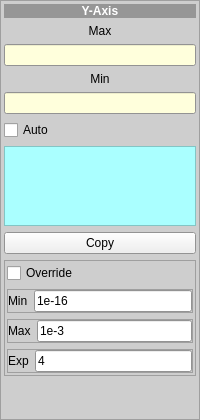
    <widget class="QFrame" name="frame_10">
     <property name="minimumSize">
      <size>
       <width>100</width>
       <height>0</height>
      </size>
     </property>
     <property name="palette">
      <palette>
       <active>
        <colorrole role="Base">
         <brush brushstyle="SolidPattern">
          <color alpha="255">
           <red>255</red>
           <green>255</green>
           <blue>255</blue>
          </color>
         </brush>
        </colorrole>
        <colorrole role="Window">
         <brush brushstyle="SolidPattern">
          <color alpha="255">
           <red>206</red>
           <green>206</green>
           <blue>206</blue>
          </color>
         </brush>
        </colorrole>
       </active>
       <inactive>
        <colorrole role="Base">
         <brush brushstyle="SolidPattern">
          <color alpha="255">
           <red>255</red>
           <green>255</green>
           <blue>255</blue>
          </color>
         </brush>
        </colorrole>
        <colorrole role="Window">
         <brush brushstyle="SolidPattern">
          <color alpha="255">
           <red>206</red>
           <green>206</green>
           <blue>206</blue>
          </color>
         </brush>
        </colorrole>
       </inactive>
       <disabled>
        <colorrole role="Base">
         <brush brushstyle="SolidPattern">
          <color alpha="255">
           <red>206</red>
           <green>206</green>
           <blue>206</blue>
          </color>
         </brush>
        </colorrole>
        <colorrole role="Window">
         <brush brushstyle="SolidPattern">
          <color alpha="255">
           <red>206</red>
           <green>206</green>
           <blue>206</blue>
          </color>
         </brush>
        </colorrole>
       </disabled>
      </palette>
     </property>
     <property name="autoFillBackground">
      <bool>true</bool>
     </property>
     <property name="frameShape">
      <enum>QFrame::StyledPanel</enum>
     </property>
     <property name="frameShadow">
      <enum>QFrame::Raised</enum>
     </property>
     <layout class="QVBoxLayout" name="verticalLayout">
      <property name="leftMargin">
       <number>3</number>
      </property>
      <property name="topMargin">
       <number>3</number>
      </property>
      <property name="rightMargin">
       <number>3</number>
      </property>
      <property name="bottomMargin">
       <number>3</number>
      </property>
      <item>
       <widget class="QLabel" name="label_47">
        <property name="palette">
         <palette>
          <active>
           <colorrole role="WindowText">
            <brush brushstyle="SolidPattern">
             <color alpha="255">
              <red>255</red>
              <green>255</green>
              <blue>255</blue>
             </color>
            </brush>
           </colorrole>
           <colorrole role="Base">
            <brush brushstyle="SolidPattern">
             <color alpha="255">
              <red>255</red>
              <green>255</green>
              <blue>255</blue>
             </color>
            </brush>
           </colorrole>
           <colorrole role="Window">
            <brush brushstyle="SolidPattern">
             <color alpha="255">
              <red>150</red>
              <green>150</green>
              <blue>150</blue>
             </color>
            </brush>
           </colorrole>
          </active>
          <inactive>
           <colorrole role="WindowText">
            <brush brushstyle="SolidPattern">
             <color alpha="255">
              <red>255</red>
              <green>255</green>
              <blue>255</blue>
             </color>
            </brush>
           </colorrole>
           <colorrole role="Base">
            <brush brushstyle="SolidPattern">
             <color alpha="255">
              <red>255</red>
              <green>255</green>
              <blue>255</blue>
             </color>
            </brush>
           </colorrole>
           <colorrole role="Window">
            <brush brushstyle="SolidPattern">
             <color alpha="255">
              <red>150</red>
              <green>150</green>
              <blue>150</blue>
             </color>
            </brush>
           </colorrole>
          </inactive>
          <disabled>
           <colorrole role="WindowText">
            <brush brushstyle="SolidPattern">
             <color alpha="255">
              <red>120</red>
              <green>120</green>
              <blue>120</blue>
             </color>
            </brush>
           </colorrole>
           <colorrole role="Base">
            <brush brushstyle="SolidPattern">
             <color alpha="255">
              <red>150</red>
              <green>150</green>
              <blue>150</blue>
             </color>
            </brush>
           </colorrole>
           <colorrole role="Window">
            <brush brushstyle="SolidPattern">
             <color alpha="255">
              <red>150</red>
              <green>150</green>
              <blue>150</blue>
             </color>
            </brush>
           </colorrole>
          </disabled>
         </palette>
        </property>
        <property name="font">
         <font>
          <weight>75</weight>
          <bold>true</bold>
         </font>
        </property>
        <property name="autoFillBackground">
         <bool>true</bool>
        </property>
        <property name="text">
         <string>  Y-Axis  </string>
        </property>
        <property name="alignment">
         <set>Qt::AlignCenter</set>
        </property>
       </widget>
      </item>
      <item>
       <widget class="QLabel" name="label_48">
        <property name="text">
         <string>Max</string>
        </property>
        <property name="alignment">
         <set>Qt::AlignCenter</set>
        </property>
       </widget>
      </item>
      <item>
       <widget class="QLineEdit" name="lineEdit_td_ymax">
        <property name="palette">
         <palette>
          <active>
           <colorrole role="Base">
            <brush brushstyle="SolidPattern">
             <color alpha="255">
              <red>255</red>
              <green>255</green>
              <blue>220</blue>
             </color>
            </brush>
           </colorrole>
          </active>
          <inactive>
           <colorrole role="Base">
            <brush brushstyle="SolidPattern">
             <color alpha="255">
              <red>255</red>
              <green>255</green>
              <blue>220</blue>
             </color>
            </brush>
           </colorrole>
          </inactive>
          <disabled>
           <colorrole role="Base">
            <brush brushstyle="SolidPattern">
             <color alpha="255">
              <red>240</red>
              <green>240</green>
              <blue>240</blue>
             </color>
            </brush>
           </colorrole>
          </disabled>
         </palette>
        </property>
       </widget>
      </item>
      <item>
       <widget class="QLabel" name="label_49">
        <property name="text">
         <string>Min</string>
        </property>
        <property name="alignment">
         <set>Qt::AlignCenter</set>
        </property>
       </widget>
      </item>
      <item>
       <widget class="QLineEdit" name="lineEdit_td_ymin">
        <property name="palette">
         <palette>
          <active>
           <colorrole role="Base">
            <brush brushstyle="SolidPattern">
             <color alpha="255">
              <red>255</red>
              <green>255</green>
              <blue>220</blue>
             </color>
            </brush>
           </colorrole>
          </active>
          <inactive>
           <colorrole role="Base">
            <brush brushstyle="SolidPattern">
             <color alpha="255">
              <red>255</red>
              <green>255</green>
              <blue>220</blue>
             </color>
            </brush>
           </colorrole>
          </inactive>
          <disabled>
           <colorrole role="Base">
            <brush brushstyle="SolidPattern">
             <color alpha="255">
              <red>240</red>
              <green>240</green>
              <blue>240</blue>
             </color>
            </brush>
           </colorrole>
          </disabled>
         </palette>
        </property>
       </widget>
      </item>
      <item>
       <widget class="QCheckBox" name="checkBox_td_yauto">
        <property name="text">
         <string>Auto</string>
        </property>
       </widget>
      </item>
      <item>
       <widget class="QFrame" name="frame_meas_td">
        <property name="palette">
         <palette>
          <active>
           <colorrole role="Base">
            <brush brushstyle="SolidPattern">
             <color alpha="255">
              <red>255</red>
              <green>255</green>
              <blue>255</blue>
             </color>
            </brush>
           </colorrole>
           <colorrole role="Window">
            <brush brushstyle="SolidPattern">
             <color alpha="255">
              <red>170</red>
              <green>255</green>
              <blue>255</blue>
             </color>
            </brush>
           </colorrole>
          </active>
          <inactive>
           <colorrole role="Base">
            <brush brushstyle="SolidPattern">
             <color alpha="255">
              <red>255</red>
              <green>255</green>
              <blue>255</blue>
             </color>
            </brush>
           </colorrole>
           <colorrole role="Window">
            <brush brushstyle="SolidPattern">
             <color alpha="255">
              <red>170</red>
              <green>255</green>
              <blue>255</blue>
             </color>
            </brush>
           </colorrole>
          </inactive>
          <disabled>
           <colorrole role="Base">
            <brush brushstyle="SolidPattern">
             <color alpha="255">
              <red>170</red>
              <green>255</green>
              <blue>255</blue>
             </color>
            </brush>
           </colorrole>
           <colorrole role="Window">
            <brush brushstyle="SolidPattern">
             <color alpha="255">
              <red>170</red>
              <green>255</green>
              <blue>255</blue>
             </color>
            </brush>
           </colorrole>
          </disabled>
         </palette>
        </property>
        <property name="autoFillBackground">
         <bool>true</bool>
        </property>
        <property name="frameShape">
         <enum>QFrame::StyledPanel</enum>
        </property>
        <property name="frameShadow">
         <enum>QFrame::Raised</enum>
        </property>
        <layout class="QVBoxLayout" name="verticalLayout_3">
         <property name="leftMargin">
          <number>2</number>
         </property>
         <property name="topMargin">
          <number>2</number>
         </property>
         <property name="rightMargin">
          <number>2</number>
         </property>
         <property name="bottomMargin">
          <number>2</number>
         </property>
         <item>
          <widget class="QLabel" name="label_s0_td">
           <property name="text">
            <string/>
           </property>
           <property name="alignment">
            <set>Qt::AlignCenter</set>
           </property>
          </widget>
         </item>
         <item>
          <widget class="QLabel" name="label_s1_td">
           <property name="text">
            <string/>
           </property>
           <property name="alignment">
            <set>Qt::AlignCenter</set>
           </property>
          </widget>
         </item>
         <item>
          <widget class="QLabel" name="label_s2_td">
           <property name="text">
            <string/>
           </property>
           <property name="alignment">
            <set>Qt::AlignCenter</set>
           </property>
          </widget>
         </item>
         <item>
          <widget class="QLabel" name="label_s3_td">
           <property name="text">
            <string/>
           </property>
           <property name="alignment">
            <set>Qt::AlignCenter</set>
           </property>
          </widget>
         </item>
        </layout>
       </widget>
      </item>
      <item>
       <widget class="QPushButton" name="pushButton_copy_td">
        <property name="text">
         <string>Copy</string>
        </property>
       </widget>
      </item>
      <item>
       <widget class="QFrame" name="frame_17">
        <property name="frameShape">
         <enum>QFrame::StyledPanel</enum>
        </property>
        <property name="frameShadow">
         <enum>QFrame::Raised</enum>
        </property>
        <layout class="QVBoxLayout" name="verticalLayout_7">
         <property name="leftMargin">
          <number>2</number>
         </property>
         <property name="topMargin">
          <number>2</number>
         </property>
         <property name="rightMargin">
          <number>2</number>
         </property>
         <property name="bottomMargin">
          <number>2</number>
         </property>
         <item>
          <widget class="QCheckBox" name="checkBox_override">
           <property name="text">
            <string>Override</string>
           </property>
          </widget>
         </item>
         <item>
          <widget class="QFrame" name="frame_19">
           <property name="frameShape">
            <enum>QFrame::StyledPanel</enum>
           </property>
           <property name="frameShadow">
            <enum>QFrame::Raised</enum>
           </property>
           <layout class="QHBoxLayout" name="horizontalLayout_15">
            <property name="leftMargin">
             <number>0</number>
            </property>
            <property name="topMargin">
             <number>0</number>
            </property>
            <property name="rightMargin">
             <number>0</number>
            </property>
            <property name="bottomMargin">
             <number>0</number>
            </property>
            <item>
             <widget class="QLabel" name="label_18">
              <property name="text">
               <string>Min</string>
              </property>
             </widget>
            </item>
            <item>
             <widget class="QLineEdit" name="lineEdit_override_min">
              <property name="text">
               <string>1e-16</string>
              </property>
             </widget>
            </item>
           </layout>
          </widget>
         </item>
         <item>
          <widget class="QFrame" name="frame_18">
           <property name="frameShape">
            <enum>QFrame::StyledPanel</enum>
           </property>
           <property name="frameShadow">
            <enum>QFrame::Raised</enum>
           </property>
           <layout class="QHBoxLayout" name="horizontalLayout_14">
            <property name="leftMargin">
             <number>0</number>
            </property>
            <property name="topMargin">
             <number>0</number>
            </property>
            <property name="rightMargin">
             <number>0</number>
            </property>
            <property name="bottomMargin">
             <number>0</number>
            </property>
            <item>
             <widget class="QLabel" name="label_17">
              <property name="text">
               <string>Max</string>
              </property>
             </widget>
            </item>
            <item>
             <widget class="QLineEdit" name="lineEdit_override_max">
              <property name="text">
               <string>1e-3</string>
              </property>
             </widget>
            </item>
           </layout>
          </widget>
         </item>
         <item>
          <widget class="QFrame" name="frame_20">
           <property name="frameShape">
            <enum>QFrame::StyledPanel</enum>
           </property>
           <property name="frameShadow">
            <enum>QFrame::Raised</enum>
           </property>
           <layout class="QHBoxLayout" name="horizontalLayout_16">
            <property name="leftMargin">
             <number>0</number>
            </property>
            <property name="topMargin">
             <number>0</number>
            </property>
            <property name="rightMargin">
             <number>0</number>
            </property>
            <property name="bottomMargin">
             <number>0</number>
            </property>
            <item>
             <widget class="QLabel" name="label_19">
              <property name="text">
               <string>Exp</string>
              </property>
             </widget>
            </item>
            <item>
             <widget class="QLineEdit" name="lineEdit_exponent">
              <property name="text">
               <string>4</string>
              </property>
             </widget>
            </item>
           </layout>
          </widget>
         </item>
        </layout>
       </widget>
      </item>
      <item>
       <spacer name="verticalSpacer_2">
        <property name="orientation">
         <enum>Qt::Vertical</enum>
        </property>
        <property name="sizeHint" stdset="0">
         <size>
          <width>20</width>
          <height>40</height>
         </size>
        </property>
       </spacer>
      </item>
     </layout>
    </widget>
